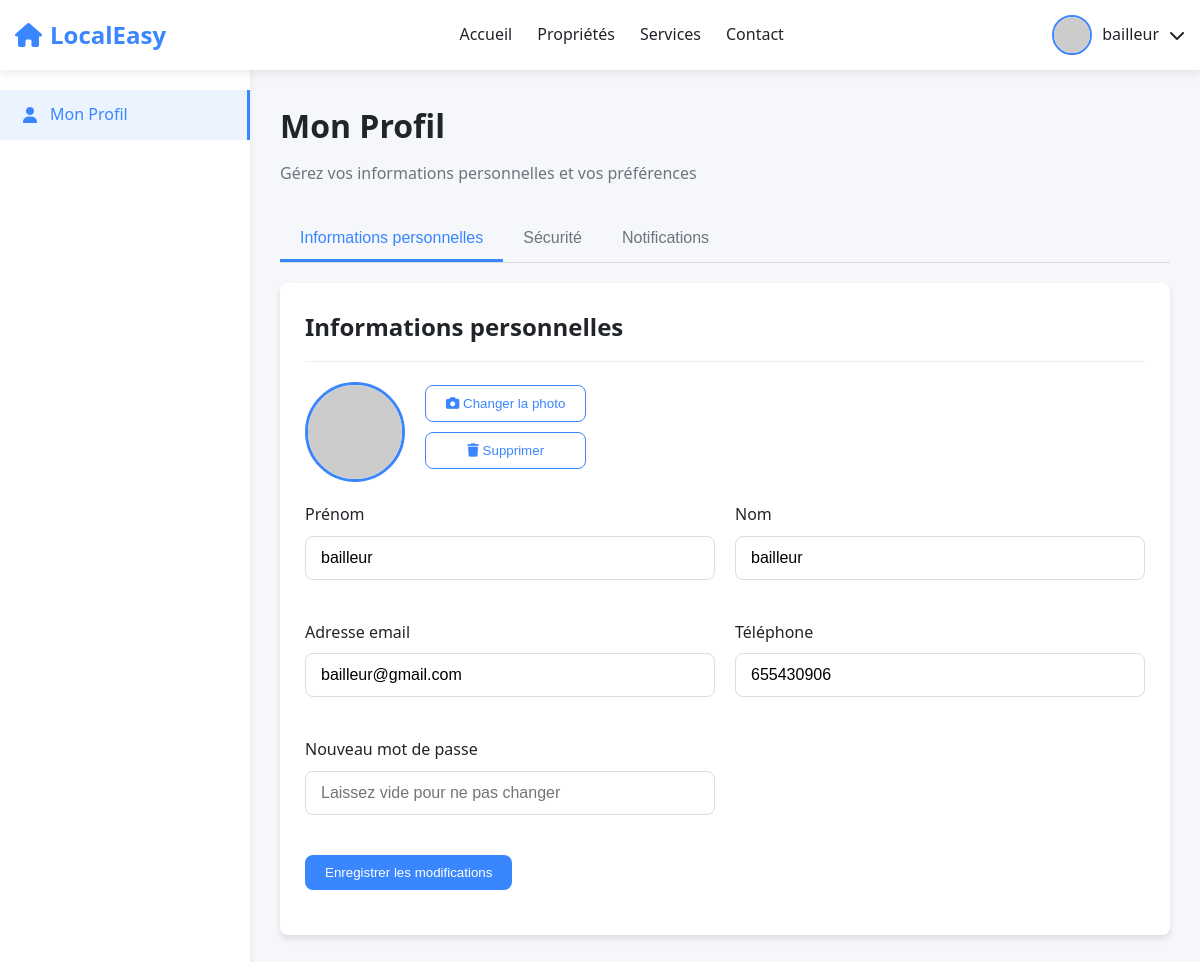
The app's page /bailleur/page_bailleur_profile/ (signed in), older data.
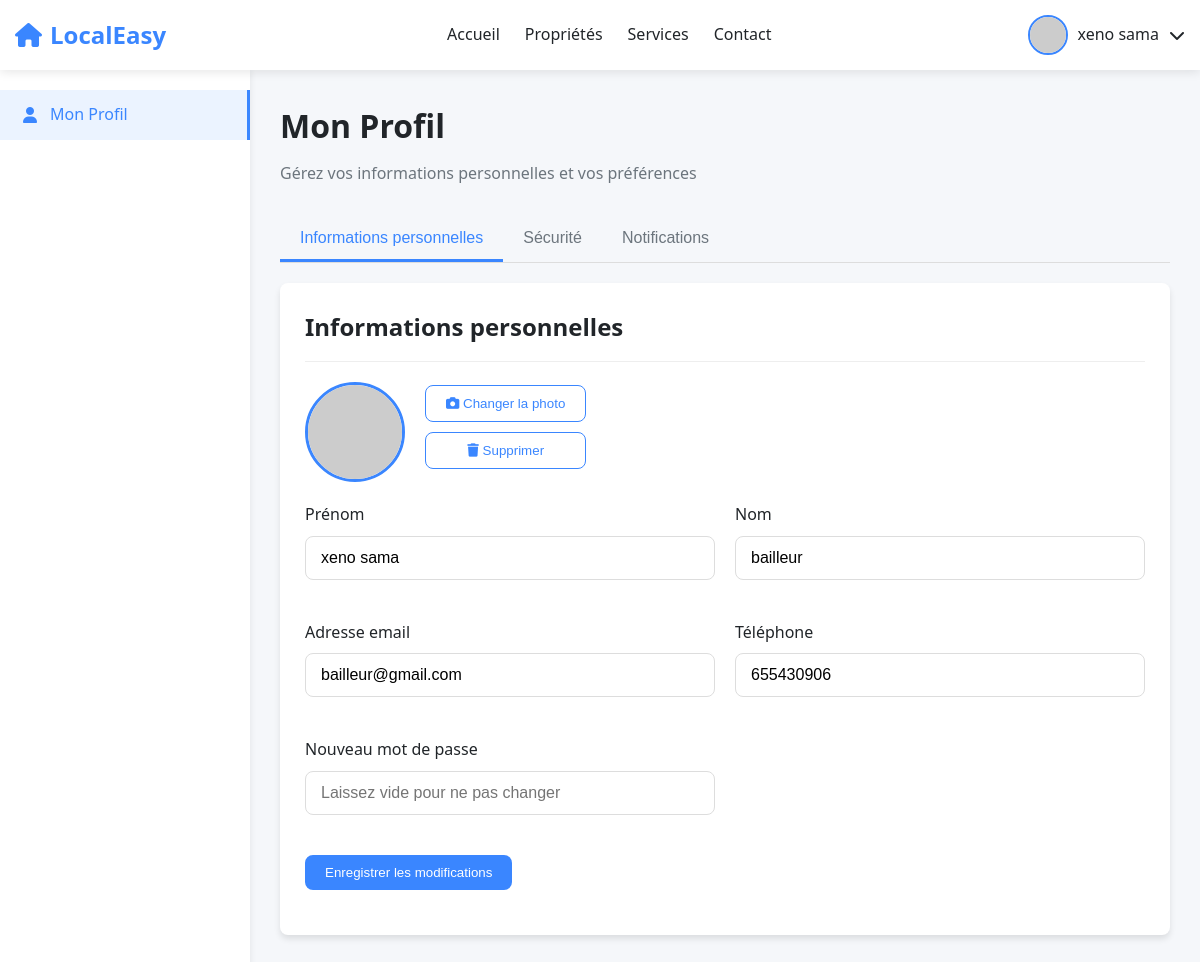
The same page, newer data.
### bd/models.py (models this page shows)
class Utilisateur(AbstractUser):
    class RoleUtilisateur(models.TextChoices):
        ADMIN = 'ADMIN', 'Administrateur'
        BAILLEUR = 'BAILLEUR', 'Bailleur'
        CLIENT = 'CLIENT', 'Client'
    role = models.CharField(max_length=20, choices=RoleUtilisateur.choices)
    telephone = models.CharField(max_length=20, unique=True)
    adresse = models.TextField(blank=True)
    date_inscription = models.DateTimeField(auto_now_add=True)
    class Meta:
        db_table = 'utilisateur'

### bailleur/views.py (the view)
# urls.py: path('page_bailleur_profile/',views.page_profil_bailleur,name="page_bailleur_profile"),
@login_required(login_url="login_user")
def page_profil_bailleur(request):
    return render(request,'page_bailleur/profil_bailleur.html')

### bailleur/Templates/page_bailleur/profil_bailleur.html (shortened to what the changed rows need)
<!DOCTYPE html>
{% load static %}
<html lang="fr">
<head>
    <link rel="stylesheet" href="https://cdnjs.cloudflare.com/ajax/libs/font-awesome/6.4.0/css/all.min.css">
    <link rel="stylesheet" href="{% static 'css/messages.css' %}">
</head>
<body>
    <header id="header">
        <div class="container">
            <nav class="navbar">
                <div class="nav-actions">
                    <div class="user-menu">
                        <div class="user-avatar">
                            <img src="https://randomuser.me/api/portraits/men/32.jpg" alt="Thomas Martin">
                        </div>
                        <span class="user-name">{{request.user.first_name}}</span>
                        <i class="fas fa-chevron-down"></i>
                    </div>
                </div>
            </nav>
        </div>
    </header>
    <div class="dashboard">
        <div class="main-content">
            <div id="profile" class="dashboard-section">
                <div class="dashboard-header">
                    <h1>Mon Profil</h1>
                </div>
                <div id="personal-tab" class="profile-section active">
                    <div class="section">
                        <div class="section-header">
                            <h2 class="section-title">Informations personnelles</h2>
                        </div>
                        <form class="profile-form" method="POST" action="{% url 'profile' %}">
    <div class="form-group">
        <label for="firstName">Prénom</label>
        <input type="text" id="firstName" class="form-control" name="firstName" value="{{ user.first_name }}">
    </div>
    <div class="form-group">
        <label for="lastName">Nom</label>
        <input type="text" id="lastName" class="form-control" name="lastName" value="{{ user.last_name }}">
    </div>
    <div class="form-group">
        <label for="email">Adresse email</label>
        <input type="email" id="email" class="form-control" name="email" value="{{ user.email }}">
    </div>
    <div class="form-group">
        <label for="phone">Téléphone</label>
        <input type="tel" id="phone" class="form-control" name="phone" value="{{ user.telephone }}">
    </div>
</form>
                    </div>
                </div>
            </div>
        </div>
    </div>
</body>
</html>

Row changes from the older to the newer data that the page shows:
changed Utilisateur "bailleur": user.first_name "bailleur" → "xeno sama"; firstName "bailleur" → "xeno sama"
